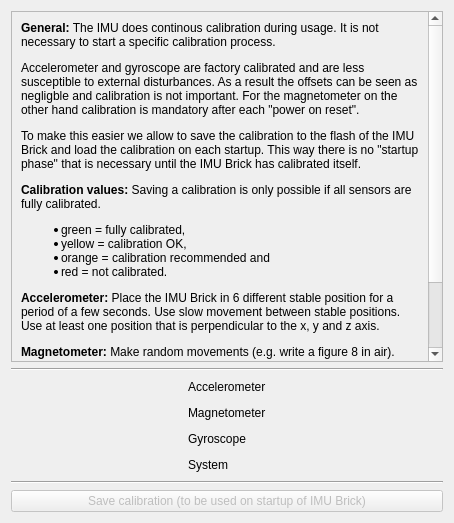
<?xml version="1.0" encoding="UTF-8"?>
<ui version="4.0">
 <class>calibration</class>
 <widget class="QWidget" name="calibration">
  <property name="windowModality">
   <enum>Qt::NonModal</enum>
  </property>
  <property name="geometry">
   <rect>
    <x>0</x>
    <y>0</y>
    <width>454</width>
    <height>523</height>
   </rect>
  </property>
  <property name="windowTitle">
   <string>Advanced Functions</string>
  </property>
  <layout class="QVBoxLayout" name="verticalLayout_2">
   <item>
    <layout class="QGridLayout" name="grid">
     <item row="3" column="2">
      <spacer name="horizontalSpacer_6">
       <property name="orientation">
        <enum>Qt::Horizontal</enum>
       </property>
       <property name="sizeHint" stdset="0">
        <size>
         <width>40</width>
         <height>20</height>
        </size>
       </property>
      </spacer>
     </item>
     <item row="5" column="2">
      <spacer name="horizontalSpacer_8">
       <property name="orientation">
        <enum>Qt::Horizontal</enum>
       </property>
       <property name="sizeHint" stdset="0">
        <size>
         <width>40</width>
         <height>20</height>
        </size>
       </property>
      </spacer>
     </item>
     <item row="3" column="0">
      <spacer name="horizontalSpacer_2">
       <property name="orientation">
        <enum>Qt::Horizontal</enum>
       </property>
       <property name="sizeHint" stdset="0">
        <size>
         <width>40</width>
         <height>20</height>
        </size>
       </property>
      </spacer>
     </item>
     <item row="3" column="1">
      <widget class="QLabel" name="label_8">
       <property name="text">
        <string>Magnetometer</string>
       </property>
      </widget>
     </item>
     <item row="2" column="0">
      <spacer name="horizontalSpacer">
       <property name="orientation">
        <enum>Qt::Horizontal</enum>
       </property>
       <property name="sizeHint" stdset="0">
        <size>
         <width>40</width>
         <height>20</height>
        </size>
       </property>
      </spacer>
     </item>
     <item row="5" column="0">
      <spacer name="horizontalSpacer_5">
       <property name="orientation">
        <enum>Qt::Horizontal</enum>
       </property>
       <property name="sizeHint" stdset="0">
        <size>
         <width>40</width>
         <height>20</height>
        </size>
       </property>
      </spacer>
     </item>
     <item row="4" column="2">
      <spacer name="horizontalSpacer_7">
       <property name="orientation">
        <enum>Qt::Horizontal</enum>
       </property>
       <property name="sizeHint" stdset="0">
        <size>
         <width>40</width>
         <height>20</height>
        </size>
       </property>
      </spacer>
     </item>
     <item row="2" column="2">
      <spacer name="horizontalSpacer_3">
       <property name="orientation">
        <enum>Qt::Horizontal</enum>
       </property>
       <property name="sizeHint" stdset="0">
        <size>
         <width>40</width>
         <height>20</height>
        </size>
       </property>
      </spacer>
     </item>
     <item row="2" column="1">
      <widget class="QLabel" name="label_9">
       <property name="text">
        <string>Accelerometer</string>
       </property>
      </widget>
     </item>
     <item row="4" column="1">
      <widget class="QLabel" name="label_11">
       <property name="text">
        <string>Gyroscope</string>
       </property>
      </widget>
     </item>
     <item row="5" column="1">
      <widget class="QLabel" name="label_12">
       <property name="text">
        <string>System</string>
       </property>
      </widget>
     </item>
     <item row="4" column="0">
      <spacer name="horizontalSpacer_4">
       <property name="orientation">
        <enum>Qt::Horizontal</enum>
       </property>
       <property name="sizeHint" stdset="0">
        <size>
         <width>40</width>
         <height>20</height>
        </size>
       </property>
      </spacer>
     </item>
     <item row="7" column="0" colspan="3">
      <widget class="QPushButton" name="save_calibration">
       <property name="enabled">
        <bool>false</bool>
       </property>
       <property name="text">
        <string>Save calibration (to be used on startup of IMU Brick)</string>
       </property>
      </widget>
     </item>
     <item row="6" column="0" colspan="3">
      <widget class="Line" name="line">
       <property name="orientation">
        <enum>Qt::Horizontal</enum>
       </property>
      </widget>
     </item>
     <item row="1" column="0" colspan="3">
      <widget class="Line" name="line_2">
       <property name="orientation">
        <enum>Qt::Horizontal</enum>
       </property>
      </widget>
     </item>
     <item row="0" column="0" colspan="3">
      <widget class="QScrollArea" name="scrollArea">
       <property name="widgetResizable">
        <bool>true</bool>
       </property>
       <widget class="QWidget" name="scrollAreaWidgetContents_2">
        <property name="geometry">
         <rect>
          <x>0</x>
          <y>0</y>
          <width>414</width>
          <height>556</height>
         </rect>
        </property>
        <layout class="QVBoxLayout" name="verticalLayout_3">
         <item>
          <widget class="QLabel" name="label_10">
           <property name="maximumSize">
            <size>
             <width>400</width>
             <height>16777215</height>
            </size>
           </property>
           <property name="text">
            <string>&lt;html&gt;&lt;head/&gt;&lt;body&gt;&lt;p&gt;&lt;span style=&quot; font-weight:600;&quot;&gt;General:&lt;/span&gt; The IMU does continous calibration during usage. It is not necessary to start a specific calibration process.&lt;/p&gt;&lt;p&gt;Accelerometer and gyroscope are factory calibrated and are less susceptible to external disturbances. As a result the offsets can be seen as negligble and calibration is not important. For the magnetometer on the other hand calibration is mandatory after each &amp;quot;power on reset&amp;quot;. &lt;/p&gt;&lt;p&gt;To make this easier we allow to save the calibration to the flash of the IMU Brick and load the calibration on each startup. This way there is no &amp;quot;startup phase&amp;quot; that is necessary until the IMU Brick has calibrated itself.&lt;/p&gt;&lt;p&gt;&lt;span style=&quot; font-weight:600;&quot;&gt;Calibration values:&lt;/span&gt; Saving a calibration is only possible if all sensors are fully calibrated.&lt;/p&gt;&lt;ul style=&quot;margin-top: 0px; margin-bottom: 0px; margin-left: 0px; margin-right: 0px; -qt-list-indent: 1;&quot;&gt;&lt;li style=&quot; margin-top:12px; margin-bottom:0px; margin-left:0px; margin-right:0px; -qt-block-indent:0; text-indent:0px;&quot;&gt;green = fully calibrated,&lt;/li&gt;&lt;li style=&quot; margin-top:0px; margin-bottom:0px; margin-left:0px; margin-right:0px; -qt-block-indent:0; text-indent:0px;&quot;&gt;yellow = calibration OK,&lt;/li&gt;&lt;li style=&quot; margin-top:0px; margin-bottom:0px; margin-left:0px; margin-right:0px; -qt-block-indent:0; text-indent:0px;&quot;&gt;orange = calibration recommended and&lt;/li&gt;&lt;li style=&quot; margin-top:0px; margin-bottom:12px; margin-left:0px; margin-right:0px; -qt-block-indent:0; text-indent:0px;&quot;&gt;red = not calibrated.&lt;/li&gt;&lt;/ul&gt;&lt;p&gt;&lt;span style=&quot; font-weight:600;&quot;&gt;Accelerometer:&lt;/span&gt; Place the IMU Brick in 6 different stable position for a period of a few seconds. Use slow movement between stable positions. Use at least one position that is perpendicular to the x, y and z axis.&lt;/p&gt;&lt;p&gt;&lt;span style=&quot; font-weight:600;&quot;&gt;Magnetometer:&lt;/span&gt; Make random movements (e.g. write a figure 8 in air).&lt;/p&gt;&lt;p&gt;&lt;span style=&quot; font-weight:600;&quot;&gt;Gyroscope:&lt;/span&gt; Place the IMU Brick in a single stable position for a period of several seconds.&lt;/p&gt;&lt;p&gt;&lt;span style=&quot; font-weight:600;&quot;&gt;System:&lt;/span&gt; Wait for the system to stabilize. Use only small movements during stabilization.&lt;/p&gt;&lt;/body&gt;&lt;/html&gt;</string>
           </property>
           <property name="scaledContents">
            <bool>true</bool>
           </property>
           <property name="wordWrap">
            <bool>true</bool>
           </property>
          </widget>
         </item>
        </layout>
       </widget>
      </widget>
     </item>
    </layout>
   </item>
  </layout>
 </widget>
 <resources/>
 <connections/>
</ui>
